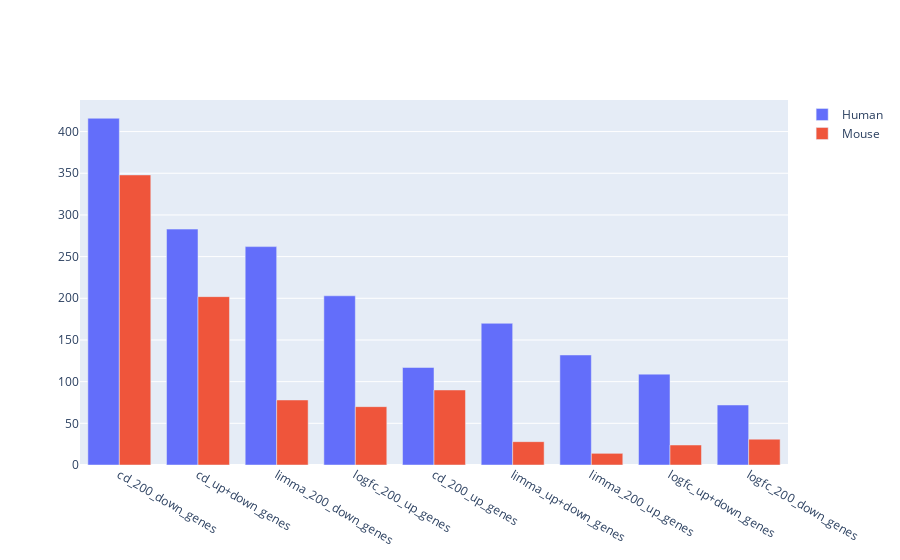

Notebook cell for this chart:
### Code cell
# Bar chart based on the rankings
fig1 = go.Figure()
fig1.add_trace(go.Bar(
    x=df[df['Name'] == "NR3C1 21868756 ChIP-Seq MCF10A Human"]['Gene Set'],
    y=df[df['Name'] == "NR3C1 21868756 ChIP-Seq MCF10A Human"]['Rank'],
    name="Human"))
fig1.add_trace(go.Bar(
    x=df[df['Name'] == "NR3C1 23031785 ChIP-Seq PC12 Mouse"]['Gene Set'],
    y=df[df['Name'] == "NR3C1 23031785 ChIP-Seq PC12 Mouse"]['Rank'],
    name="Mouse"))
fig1.update_layout(barmode='stack', xaxis={'categoryorder':'total descending'})
fig1.update_layout(barmode='group')
fig1.show()

### Figure 1 — Plotly figure (JSON) as saved in the notebook; plotly's stock layout.template omitted (floating-point values rounded to 4 significant figures)
{"data": [{"name": "Human", "type": "bar", "x": ["cd_200_down_genes", "cd_200_up_genes", "cd_up+down_genes", "limma_200_down_genes", "limma_200_up_genes", "limma_up+down_genes", "logfc_200_down_genes", "logfc_200_up_genes", "logfc_up+down_genes"], "y": [416, 117, 283, 262, 132, 170, 72, 203, 109]}, {"name": "Mouse", "type": "bar", "x": ["cd_200_down_genes", "cd_200_up_genes", "cd_up+down_genes", "limma_200_down_genes", "limma_200_up_genes", "limma_up+down_genes", "logfc_200_down_genes", "logfc_200_up_genes", "logfc_up+down_genes"], "y": [348, 90, 202, 78, 14, 28, 31, 70, 24]}], "layout": {"barmode": "group", "xaxis": {"categoryorder": "total descending"}}}
